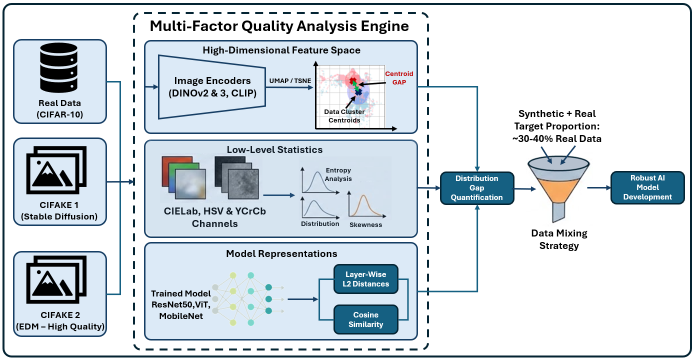
#> input picture overview.png, 1387 x 719 px (shown at 1/2 size)
$ python wave.py overview.png
#> lines starting #> are read from the running program, lines starting #| are printed output that depends on the picture; long printed decimals are rounded
import argparse
import json
from pathlib import Path

import cv2
import numpy as np
import matplotlib.pyplot as plt


# -----------------------------
# Base Operation
# -----------------------------
def canny_edges(gray, low=80, high=160):
    blur = cv2.GaussianBlur(gray, (5, 5), 0)
    return cv2.Canny(blur, low, high)


def detect_circles(gray, dp=1.2, min_dist=40, param1=160, param2=28,
                   min_radius=15, max_radius=0):
    blur = cv2.GaussianBlur(gray, (9, 9), 1.5)
    circles = cv2.HoughCircles(
        blur, cv2.HOUGH_GRADIENT,
        dp=dp, minDist=min_dist,
        param1=param1, param2=param2,
        minRadius=min_radius, maxRadius=max_radius
    )
    if circles is None:
        return []
    return np.squeeze(circles, axis=0).tolist()


def ring_profile(edges, cx, cy, r, ring_width=6, n_theta=720):
    h, w = edges.shape
    thetas = np.linspace(0, 2*np.pi, n_theta, endpoint=False)

    half = max(1, ring_width // 2)
    radii = np.arange(int(r - half), int(r + half) + 1)

    prof = np.zeros(n_theta, dtype=np.float32)

    for rr in radii:
        xs = cx + rr * np.cos(thetas)
        ys = cy + rr * np.sin(thetas)
        xi = np.clip(xs.round().astype(int), 0, w-1)
        yi = np.clip(ys.round().astype(int), 0, h-1)
        prof += edges[yi, xi]

    prof /= (255.0 * len(radii))
    prof -= prof.mean()
    return thetas, prof


def dominant_k_and_score(profile, kmin=1, kmax=60):
    spec = np.fft.rfft(profile)
    amp = np.abs(spec)

    kmax = min(kmax, len(amp)-1)
    band = amp[kmin:kmax+1]

    k = int(np.argmax(band) + kmin)

    # WAVE scoring
    # = dominant peak / range
    score = band.max() / (band.mean() + 1e-6)
    return k, score, amp


# -----------------------------
# visualisation
# -----------------------------
def draw_overlay(img, cx, cy, r, ring_width):
    out = img.copy()
    cv2.circle(out, (int(cx), int(cy)), int(r), (0, 255, 0), 2)
    cv2.circle(out, (int(cx), int(cy)), int(r-ring_width//2), (255, 0, 0), 1)
    cv2.circle(out, (int(cx), int(cy)), int(r+ring_width//2), (255, 0, 0), 1)
    return out


def propose_centers_from_edges(edges, max_centers=40, grid=16):

    ys, xs = np.where(edges > 0)
    if len(xs) == 0:
        return []

    h, w = edges.shape
    gx = np.clip((xs / w * grid).astype(int), 0, grid - 1)
    gy = np.clip((ys / h * grid).astype(int), 0, grid - 1)
    idx = gy * grid + gx

    counts = np.bincount(idx, minlength=grid * grid)
    top = np.argsort(counts)[::-1][:max_centers]

    centers = []
    for t in top:
        if counts[t] == 0:
            break
        cy = (t // grid + 0.5) * (h / grid)
        cx = (t % grid + 0.5) * (w / grid)
        centers.append((cx, cy))
    return centers


def wave_search_no_circle(edges, ring_width=6, n_theta=720, kmin=1, kmax=60):
    """
    円検出なしでWAVE（角度方向周期性）を探索する。
    中心候補×半径候補でリングプロファイル→FFT→スコア最大を返す。
    """
    h, w = edges.shape
    centers = propose_centers_from_edges(edges, max_centers=40, grid=16)
    if not centers:
        return None

    # 半径は画像サイズに合わせて広く試す（CIFAR系ならこれでだいたいOK）
    r_list = np.linspace(min(h, w) * 0.08, min(h, w) * 0.48, 22)

    best = None
    for cx, cy in centers:
        for r in r_list:
            _, prof = ring_profile(edges, cx, cy, r, ring_width=ring_width, n_theta=n_theta)
            k, score, amp = dominant_k_and_score(prof, kmin=kmin, kmax=kmax)
            cand = {"cx": cx, "cy": cy, "r": r, "k": k, "score": score, "profile": prof, "amp": amp}
            if best is None or cand["score"] > best["score"]:
                best = cand
    return best


def main():
    ap = argparse.ArgumentParser()
    ap.add_argument("image")
    ap.add_argument("--outdir", default="wave_out")
    ap.add_argument("--ring_width", type=int, default=3)
    ap.add_argument("--n_theta", type=int, default=60)
    ap.add_argument("--kmin", type=int, default=1)
    ap.add_argument("--kmax", type=int, default=16)
    args = ap.parse_args()

    outdir = Path(args.outdir)
    outdir.mkdir(parents=True, exist_ok=True)

    img = cv2.imread(args.image)
#> img is the input picture: shape (719, 1387, 3); mean B, G, R 225.2, 218.8, 210.4
    if img is None:
        raise RuntimeError("image load failed")

    gray = cv2.cvtColor(img, cv2.COLOR_BGR2GRAY)
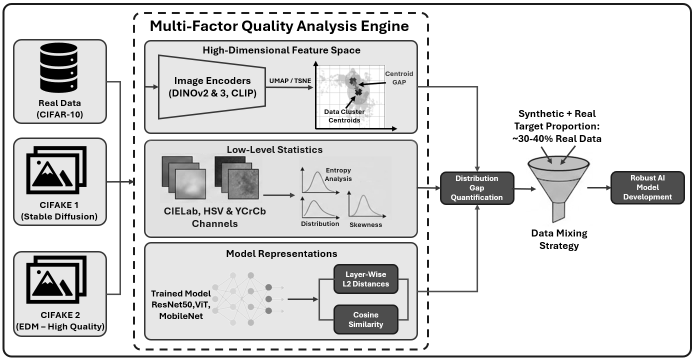
#> gray: shape (719, 1387) (shown at 1/2 size); min 0, max 255, mean 216.9
    edges = canny_edges(gray)
#> in canny_edges, `blur = cv2.GaussianBlur(gray, (5, 5), 0)`:
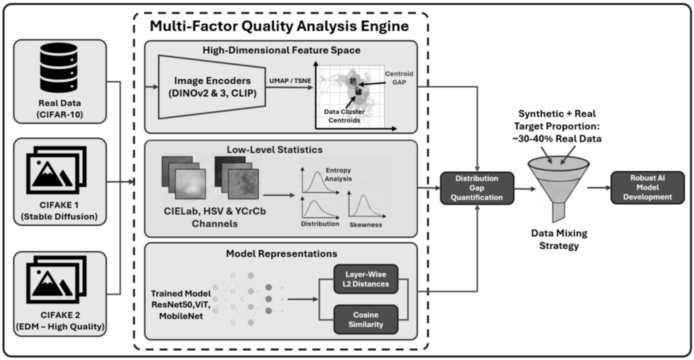
#> blur: shape (719, 1387) (shown at 1/2 size); min 0, max 255, mean 216.9
#> in canny_edges, `return cv2.Canny(blur, low, high)`:
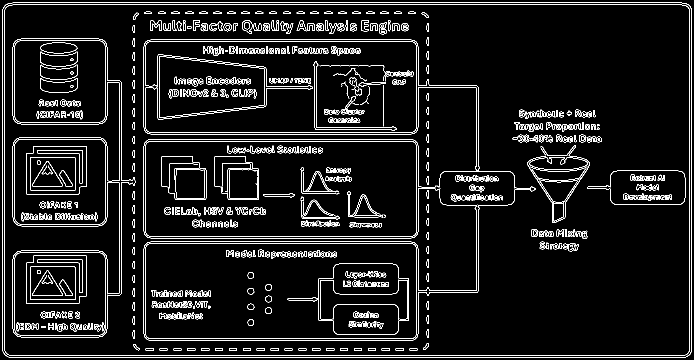
#> returned value: shape (719, 1387) (shown at 1/2 size); 6.3% white in thin lines or dots
    cv2.imwrite(str(outdir / "edges.png"), edges)

    # --- B案：円検出なしでWAVE探索 ---
    best = wave_search_no_circle(
        edges,
        ring_width=args.ring_width,
        n_theta=args.n_theta,
        kmin=args.kmin,
        kmax=args.kmax
    )
#> in propose_centers_from_edges, `counts = np.bincount(idx, minlength=grid * grid)`: counts = 256 values, max 731 at index 145, min 0 at index 26, mean 246.2
#> in propose_centers_from_edges, `top = np.argsort(counts)[::-1][:max_centers]`: top = 40 values, max 248 at index 35, min 20 at index 18, mean 131.6
#> the loop in propose_centers_from_edges, `for t in top:` made 40 passes
#> (t, cy, cx) on passes 1 to 12: (145, 426.9, 130), (225, 651.6, 130), (92, 247.2, 1083.6), (200, 561.7, 736.8), (212, 606.7, 390.1), (23, 67.41, 650.2), (87, 247.2, 650.2), (24, 67.41, 736.8), (102, 292.1, 563.5), (151, 426.9, 650.2), (88, 247.2, 736.8), (232, 651.6, 736.8)
#> (cy, cx) on pass 21: (67.41, 476.8)
#> after the loop in propose_centers_from_edges, `for t in top:`: centers = 40 pairs, first value 43.34 to 1257, second value 67.41 to 696.5
#> the loop in wave_search_no_circle, `for cx, cy in centers:` made 40 passes
#> (cx, cy) on passes 5 to 16: (390.1, 606.7), (650.2, 67.41), (650.2, 247.2), (736.8, 67.41), (563.5, 292.1), (650.2, 426.9), (736.8, 247.2), (736.8, 651.6), (476.8, 112.3), (390.1, 426.9), (43.34, 651.6), (563.5, 67.41)
#> (cx, cy) on passes 1, 3, 4: (130, 426.9), (1083.6, 247.2), (736.8, 561.7)

    if best is None:
        print("No strong WAVE-like angular periodicity found.")
        return

    # save overlay
    overlay = draw_overlay(img, best["cx"], best["cy"], best["r"], args.ring_width)
#> in draw_overlay, `cv2.circle(out, (int(cx), int(cy)), int(r+ring_width//2), (255, 0, 0),..`:
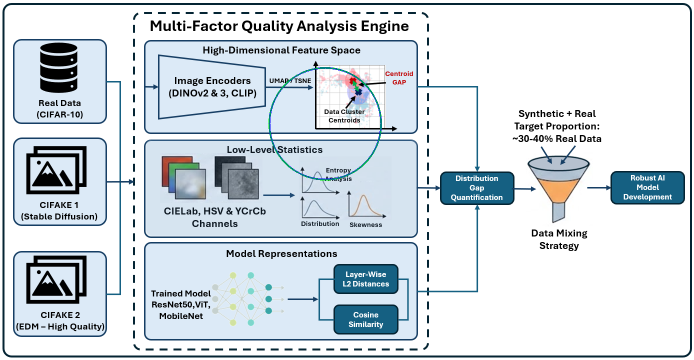
#> out: shape (719, 1387, 3) (shown at 1/2 size); mean B, G, R 224.9, 218.6, 209.9
    cv2.imwrite(str(outdir / "overlay.png"), overlay)

    # save plots
    plt.figure()
    plt.plot(best["profile"])
    plt.title("Ring profile")
    plt.savefig(outdir / "ring_profile.png", dpi=200)
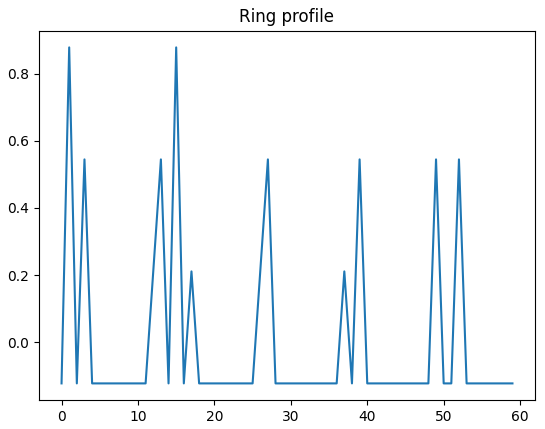
#> figure drawn by matplotlib, 1 panel; curve peaks at x = 1, y = 0.878
    plt.close()

    plt.figure()
    plt.plot(best["amp"])
    plt.xlim(0, min(len(best["amp"])-1, 100))
    plt.title(f"Spectrum (k={best['k']})")
    plt.savefig(outdir / "spectrum.png", dpi=200)
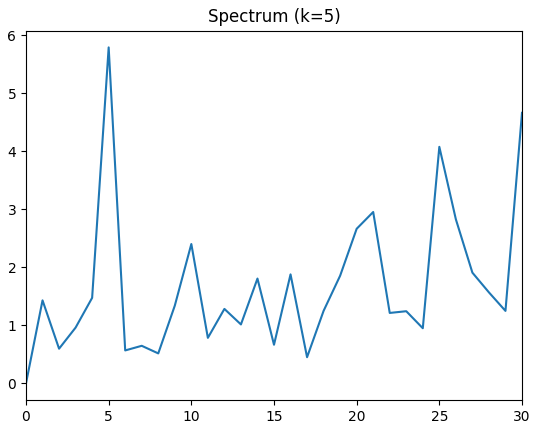
#> figure drawn by matplotlib, 1 panel; curve peaks at x = 5, y = 5.79
    plt.close()

    result = {
        "center": {"x": float(best["cx"]), "y": float(best["cy"])},
        "radius": float(best["r"]),
        "dominant_k": int(best["k"]),
        "wave_score": float(best["score"]),
        "note": "Selected center/radius with strongest angular periodicity (no circle detection)."
    }

    with open(outdir / "result.json", "w") as f:
        json.dump(result, f, indent=2)

    print("DONE")
    print("dominant k:", best["k"])
#| dominant k: 5
    print("wave score :", best["score"])
#| wave score : 3.999


if __name__ == "__main__":
    main()
